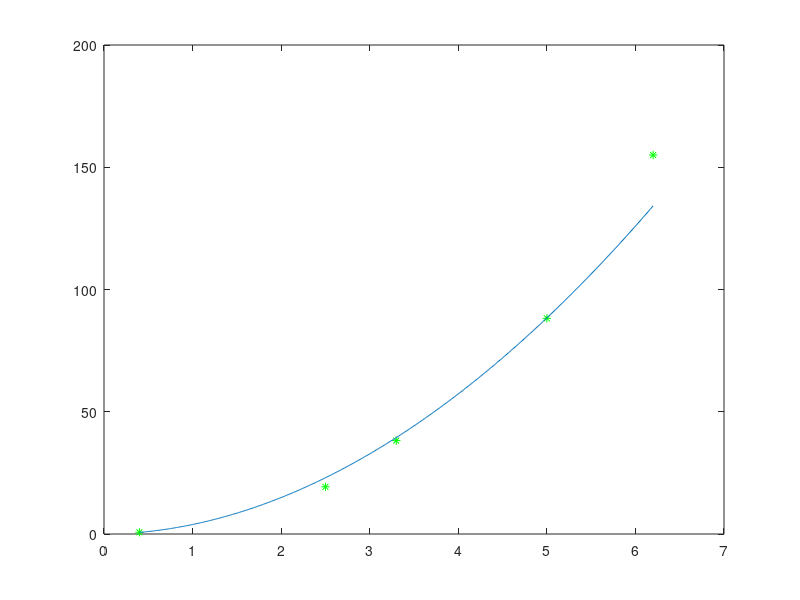

MATLAB code for this plot:
x=[0.4 2.5 3.3 5.0 6.2]
y=[0.7 19.3 38.2 88.2 155]
p=polyfit(log(x),log(y),1)
a=p(1)
b=exp(p(2))
xm=[x(1):0.01:x(end)]
ym=b*xm.^a
plot(x,y,'g*',xm,ym)